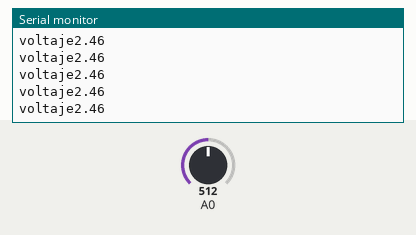
This sketch was run on a simulated Arduino Uno, built with avr-gcc and run on an emulated ATmega328P. On the bench: the last lines printed to the serial monitor. Inputs (shaded band) come from the test bench; at power-on: A0 = 512.

Above: at 1.2 s.
1.3 s: A0 set to 716
At 2.2 s:
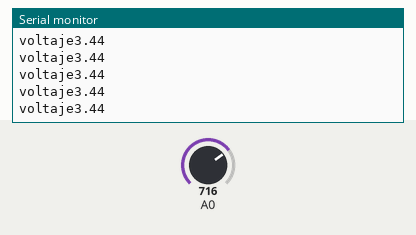
4.3 s: A0 set to 900
At 5.3 s:
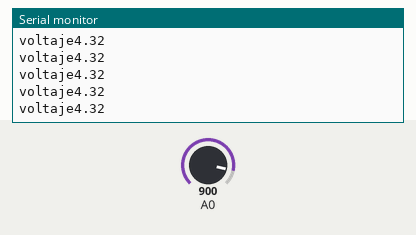
Timing chart, 0 to 7.3 s (numbered marks = the images above; inputs shaded):
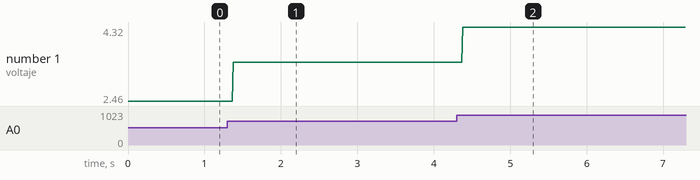

Measured:
- after the input at 1.3 s, the serial monitor: prints a new line after 0.08 s (image 1)
- after the input at 4.3 s, the serial monitor: prints a new line after 0.08 s (image 2)
- plotted number 1: 2.46 → 3.44 after the input at 1.3 s, 3.44 → 4.3 after the input at 4.3 s

The sketch:

batteryStatus2.ino
```cpp
#define ANALOGPILA 0
// VARIABLES
int analogValor = 0;
float voltaje = 0;
int ledDelay = 800;
// UMBRALES
float maximo = 4.2;
float medio = 3.7;
float minimo = 2.75;
void setup(){
  Serial.begin(9600);
}
void loop(){
  analogValor = analogRead(A0);
  voltaje = analogValor*0.0048;
  Serial.print("voltaje");
  Serial.println(voltaje);
}
```
